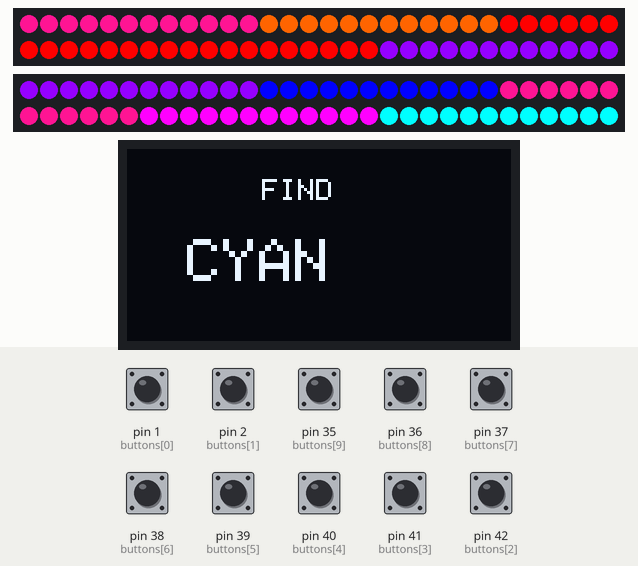
Recording of a sketch running on a simulated Arduino Mega 2560, built for the host (arithmetic inside an expression is 32-bit, double 64-bit). Shown: 2 × 60 RGB LEDs in strip order, left to right, continuing on the next row, 128×64 one-colour display. The inputs (shaded band) are chosen by the test bench; at power-on: pin 1 (buttons[0]), pin 2 (buttons[1]), pin 35 (buttons[9]), pin 36 (buttons[8]), pin 37 (buttons[7]), pin 38 (buttons[6]), pin 39 (buttons[5]), pin 40 (buttons[4]), pin 41 (buttons[3]), pin 42 (buttons[2]) HIGH. Random numbers use the default seed unless the sketch sets one; what the sketch prints to the serial monitor is not drawn.

Above: at 1.2 s.
1.3 s: pin 1 (buttons[0]) pulled LOW for 0.15 s
At 4.9 s:
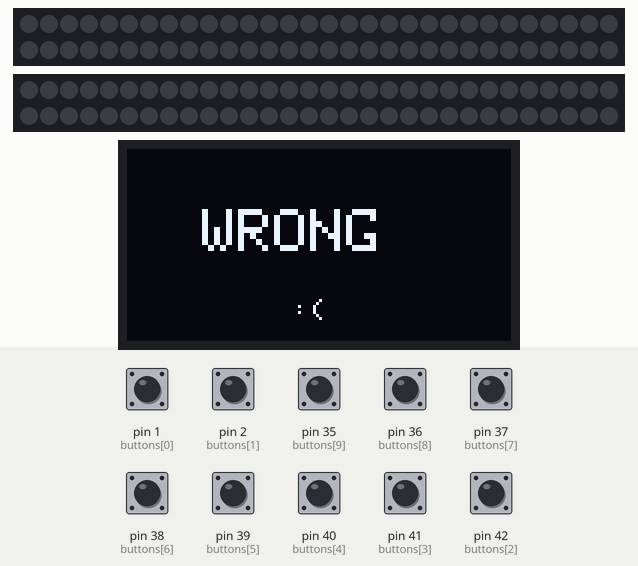
5.0 s: pin 2 (buttons[1]) pulled LOW for 1 s
At 6.15 s:
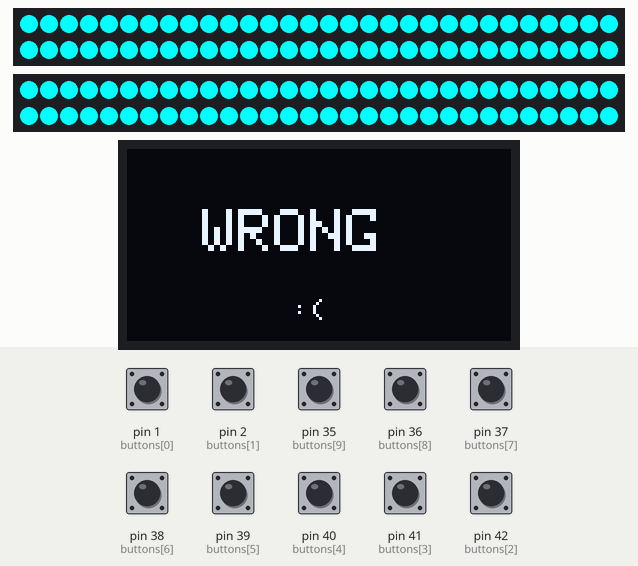
12.6 s: pin 39 (buttons[5]) pulled LOW for 0.15 s
At 13.8 s:
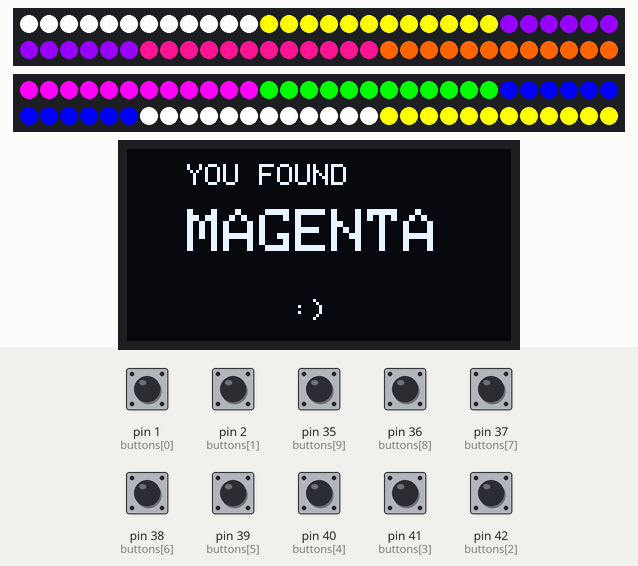
15.7 s: pin 36 (buttons[8]) pulled LOW for 0.15 s
At 15.88 s:
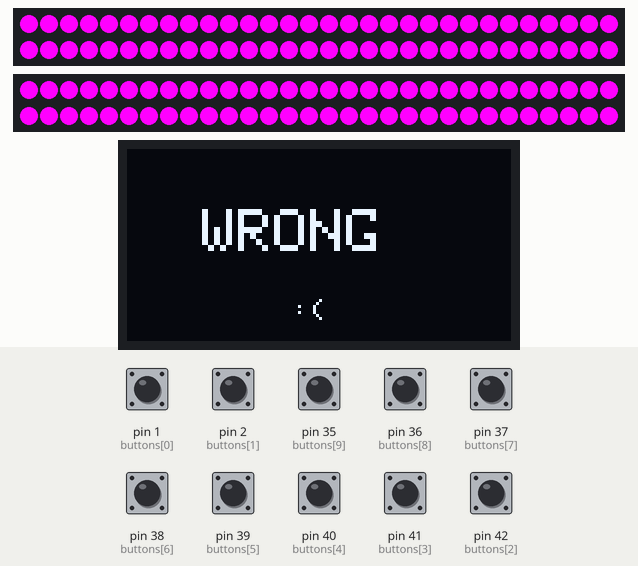
Timing chart, 0 to 18.7 s (numbered marks = the images above; inputs shaded):
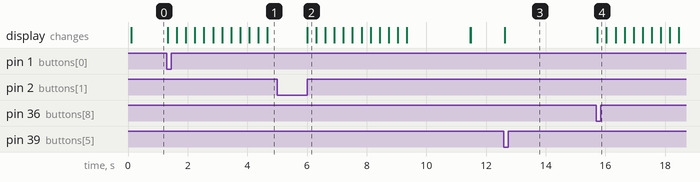

The sketch:

version1.1.ino
```cpp
#include <Adafruit_NeoPixel.h>
#include <Wire.h>
#include <Adafruit_GFX.h>
#include <Adafruit_SSD1306.h>

// -------- LED --------
#define PIN1 14
#define PIN2 12
#define NUM 60

Adafruit_NeoPixel strip1(NUM, PIN1, NEO_GRB + NEO_KHZ800);
Adafruit_NeoPixel strip2(NUM, PIN2, NEO_GRB + NEO_KHZ800);

// -------- OLED --------
#define SCREEN_WIDTH 128
#define SCREEN_HEIGHT 64
Adafruit_SSD1306 display(SCREEN_WIDTH, SCREEN_HEIGHT, &Wire, -1);

// -------- BUTTONS --------
int buttons[10] = {1,2,42,41,40,39,38,37,36,35};
bool lastState[10];

// -------- COLORS --------
String names[10] = {
  "RED","GREEN","BLUE","YELLOW",
  "CYAN","MAGENTA","ORANGE",
  "PURPLE","PINK","WHITE"
};

int targetColor;
int correctRing;
int ringColors[10];

// -------- SETUP --------
void setup() {
  Serial.begin(115200);

  strip1.begin();
  strip2.begin();

  strip1.setBrightness(255);
  strip2.setBrightness(255);

  clearAll();

  // OLED init
  Wire.begin(8, 9);
  if (!display.begin(SSD1306_SWITCHCAPVCC, 0x3C)) {
    Serial.println("OLED FAILED");
    while (true);
  }

  display.clearDisplay();
  display.display();

  // buttons
  for (int i=0;i<10;i++){
    pinMode(buttons[i], INPUT_PULLUP);
    lastState[i]=HIGH;
  }

  randomSeed(analogRead(0));
}

// -------- DISPLAY FUNCTIONS --------

// FIND
void showFind(String colorName) {
  display.clearDisplay();

  display.setTextSize(1);
  display.setCursor(45, 10);
  display.println("FIND");

  display.setTextSize(2);
  display.setCursor(20, 30);
  display.println(colorName);

  display.display();
}

// RESULT
void showResult(String colorName, bool correct) {

  display.clearDisplay();
  display.setTextColor(WHITE);

  if (correct) {
    display.setTextSize(1);
    display.setCursor(20, 5);
    display.println("YOU FOUND");

    display.setTextSize(2);
    display.setCursor(20, 20);
    display.println(colorName);

    display.setTextSize(1);
    display.setCursor(55, 50);
    display.println(":)");

  } else {
    display.setTextSize(2);
    display.setCursor(25, 20);
    display.println("WRONG");

    display.setTextSize(1);
    display.setCursor(55, 50);
    display.println(":(");
  }

  display.display();
}

// MISS
void showMiss() {
  display.clearDisplay();

  display.setTextSize(2);
  display.setCursor(30, 25);
  display.println("MISS");

  display.display();
}

// -------- COLOR MAP --------
uint32_t getColor(int i){
  switch(i){
    case 0: return strip1.Color(255,0,0);
    case 1: return strip1.Color(0,255,0);
    case 2: return strip1.Color(0,0,255);
    case 3: return strip1.Color(255,255,0);
    case 4: return strip1.Color(0,255,255);
    case 5: return strip1.Color(255,0,255);
    case 6: return strip1.Color(255,100,0);
    case 7: return strip1.Color(150,0,255);
    case 8: return strip1.Color(255,20,147);
    case 9: return strip1.Color(255,255,255);
  }
  return 0;
}

// -------- LOOP --------
void loop(){

  targetColor = random(0,10);
  correctRing = random(0,10);

  Serial.print("Find: ");
  Serial.println(names[targetColor]);

  showFind(names[targetColor]);

  // assign colors (exclude target)
  for(int i=0;i<10;i++){
    do{
      ringColors[i] = random(0,10);
    }while(ringColors[i] == targetColor);
  }

  ringColors[correctRing] = targetColor;

  // show rings
  for(int i=0;i<10;i++){
    setRing(i, getColor(ringColors[i]));
  }

  bool answered=false;
  unsigned long start=millis();

  while(millis()-start < 5000){

    for(int i=0;i<10;i++){

      bool current = digitalRead(buttons[i]);

      if(lastState[i]==HIGH && current==LOW){

        if(i==correctRing){
          Serial.println("✅ CORRECT");
          showResult(names[targetColor], true);
        }else{
          Serial.println("❌ WRONG");
          showResult(names[targetColor], false);

          // blink all rings target color
          for(int j=0;j<6;j++){
            setAll(getColor(targetColor));
            delay(300);
            clearAll();
            delay(300);
          }
        }

        answered=true;
        delay(1000);
      }

      lastState[i]=current;
    }
  }

  if(!answered){
    Serial.println("⚠ MISS");
    showMiss();
    delay(1000);
  }

  clearAll();
  delay(800);
}

// -------- LED FUNCTIONS --------

void setRing(int ringNum, uint32_t color){

  if(ringNum < 5){
    int start = ringNum * 12;
    for(int i=start;i<start+12;i++){
      strip1.setPixelColor(i,color);
    }
    strip1.show();

  }else{
    int r = ringNum - 5;
    int start = r * 12;
    for(int i=start;i<start+12;i++){
      strip2.setPixelColor(i,color);
    }
    strip2.show();
  }
}

void setAll(uint32_t color){
  for(int i=0;i<NUM;i++){
    strip1.setPixelColor(i,color);
    strip2.setPixelColor(i,color);
  }
  strip1.show();
  strip2.show();
}

void clearAll(){
  strip1.clear();
  strip2.clear();
  strip1.show();
  strip2.show();
}
```

Measured:
- after the input at 1.3 s, the display: first changes at once (image 1 shows a later state)
- after the input at 12.6 s, the display: changes at once (image 3)
